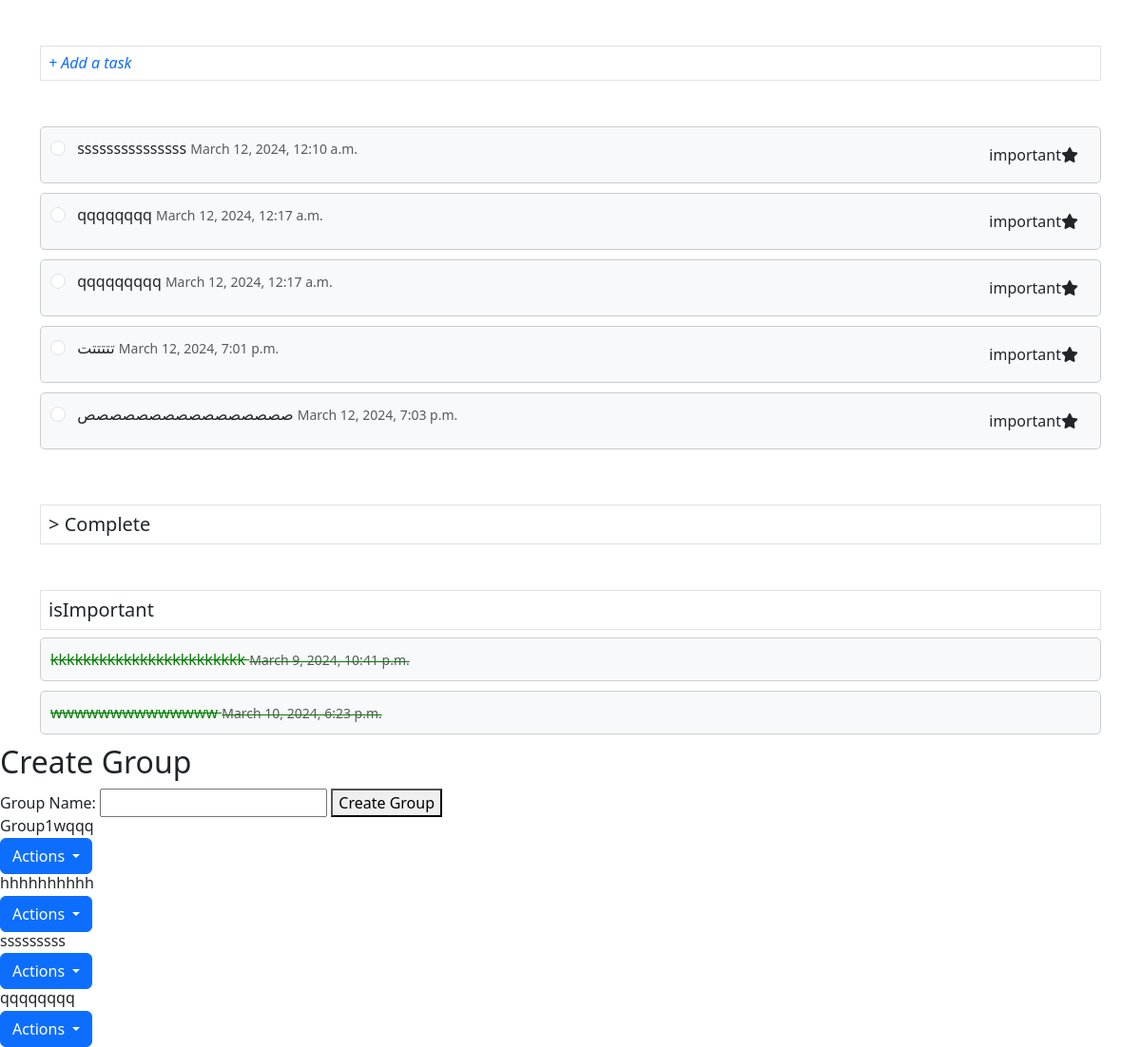
/, run on an earlier commit of the app's database.
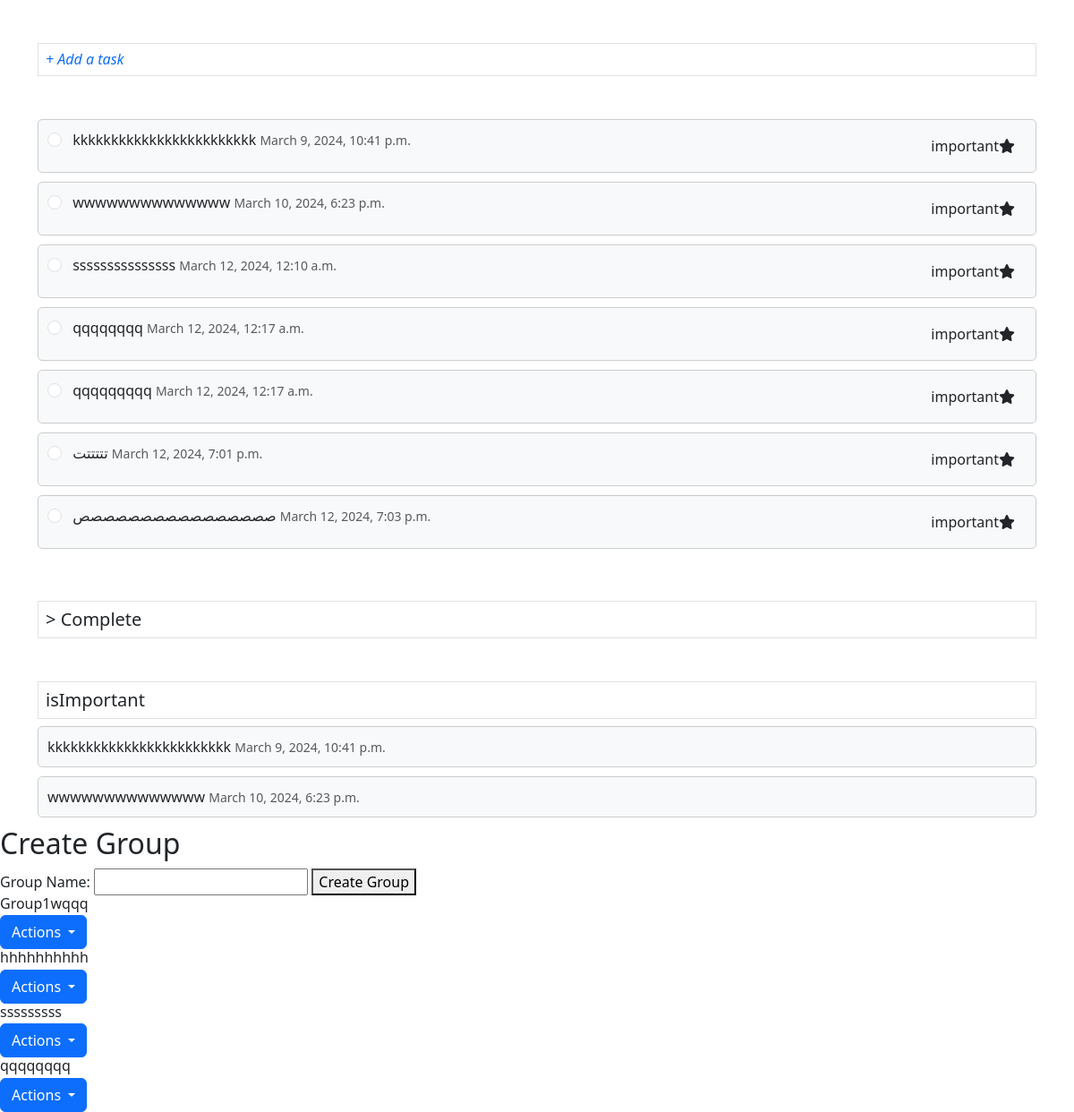
And on a later commit of the database.
### Todo_app/models.py (models this page shows, shortened)
class Task(models.Model):
    description = models.TextField()
    created_at = models.DateTimeField(auto_now_add=True)
    completed = models.BooleanField(default=False)
    important = models.BooleanField(default=False)
    task_list = models.ForeignKey(TaskList, on_delete=models.CASCADE,blank=True, null=True)
    def __str__(self):
        return self.description

class Group(models.Model):
    name = models.CharField(max_length=100 )

### Todo_app/views.py (the view)
# urls.py: 2. Add a URL to urlpatterns:  path('', views.home, name='home')
def home(request):
    tasks_Completed = Task.objects.filter(completed=True)
    tasks = Task.objects.filter(completed=False)
    tasks_importnat = Task.objects.filter(important=True)
    group = Group.objects.all()
    List=TaskList.objects.all()
    print(tasks_importnat)
    return render(request, 'Todo_app/index.html',
                  {'tasks': tasks ,
                   'Group':group,
                   'List':List,
                  'tasks_Completed': tasks_Completed,
                  'tasks_importnat': tasks_importnat })

### Todo_app/templates/Todo_app/index.html (shortened to what this page needs)
<!DOCTYPE html>
<html lang="en">
<head>
    <link href="https://cdn.jsdelivr.net/npm/bootstrap@5.3.3/dist/css/bootstrap.min.css" rel="stylesheet">
    <link rel="stylesheet" href="https://cdnjs.cloudflare.com/ajax/libs/font-awesome/6.0.0-beta3/css/all.min.css">
</head>
<body>
    <div class="container">
        <h6 class="mt-5 border text-start fst-italic text-primary p-2" data-bs-toggle="collapse" href="#taskCollapse1" aria-expanded="false" aria-controls="taskCollapse1">
           + Add a task
        </h6>
        <div class="mt-5">
            <div class="" id="taskCollapse">
                <ul id="taskList" class="list-group">
                    {% for task in tasks %}
                        <li class="task-list-item {% if task.completed %}completed{% endif %}" id="task{{ task.id }}">
                            <input type="radio" onclick="markAsComplete('{{ task.id }}')" class="form-check-input me-2">
                            {{ task.description }}
                            <small class="text-muted">{{ task.created_at }}</small>
                            <button onclick="mark_important('{{ task.id }}')" class="btn btn-important" style="float: right;">
                                important<i class="fa-solid fa-star"></i>
                            </button>
                        </li>
                    {% endfor %}
                </ul>
            </div>
        </div>
        <h5 class="mt-5 border  p-2" data-bs-toggle="collapse" href="#taskCollapse2" aria-expanded="false" aria-controls="taskCollapse2">
             > Complete
        </h5>
          <div>
    <h5 class="mt-5 border  p-2" >
        isImportant
        </h5>
        <ul class="list-group " id="task2">
        {% for task in  tasks_importnat %}
            <li class="task-list-item {% if task.completed %}completed{% endif %}" id="task{{ task.id }}">
                {{ task.description }}
                <small class="text-muted">{{ task.created_at }}</small>
            </li>
        {% endfor %}
    </ul>
         </div>
    </div>
    <div>
        <h2>Create Group</h2>
        <form method="post" action="{% url 'create_group' %}">
                <label for="group_name">Group Name:</label>
                <input type="text" id="group_name" name="name" required>
                <button type="submit">Create Group</button>
            </form>
    </div>
    <div id="accordion">
        {% for group in Group %}
            <div class="accordion-item">
                <h2 class="accordion-header" id="heading{{ group.id }}">
                    <button class="accordion-button" type="button" data-bs-toggle="collapse" data-bs-target="#collapseGroup{{ group.id }}" aria-expanded="true" aria-controls="collapseGroup{{ group.id }}">
                        {{ group.name }}
                    </button>
                    <div>
                        <div class="btn-group">
                            <button type="button" class="btn btn-primary dropdown-toggle" data-bs-toggle="dropdown" aria-expanded="false">
                              Actions
                            </button>
                          </div>
                    </div>
                </h2>
            </div>
        {% endfor %}
    </div>
</body>
</html>

What changed in the data, as far as the page shows it:
now on one of the page's lists (row edited): Task: description "kkkkkkkkkkkkkkkkkkkkkkkk", created_at "March 9, 2024, 10:41 p.m."
changed Task "kkkkkkkkkkkkkkkkkkkkkkkk": completed True → False (drawn)
now on one of the page's lists (row edited): Task: description "wwwwwwwwwwwwww", created_at "March 10, 2024, 6:23 p.m."
changed Task "wwwwwwwwwwwwww": completed True → False (drawn)
